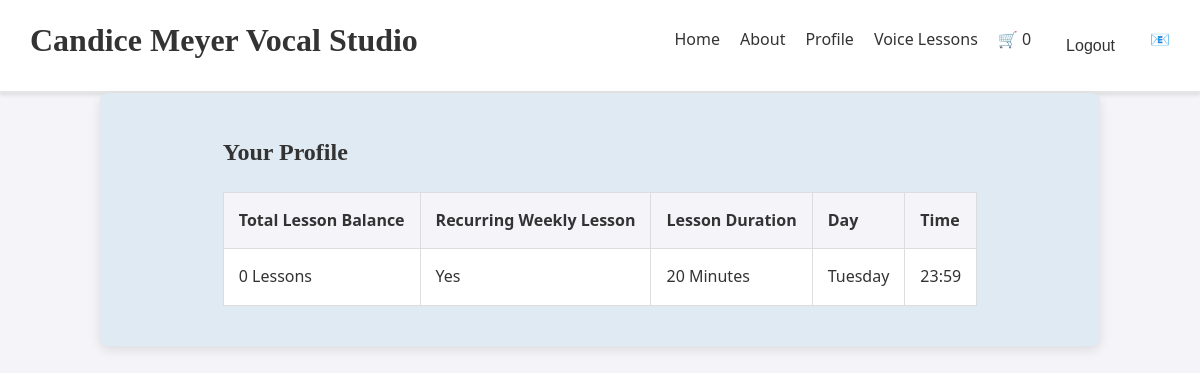
The app's page /profile/ (signed in), older data.
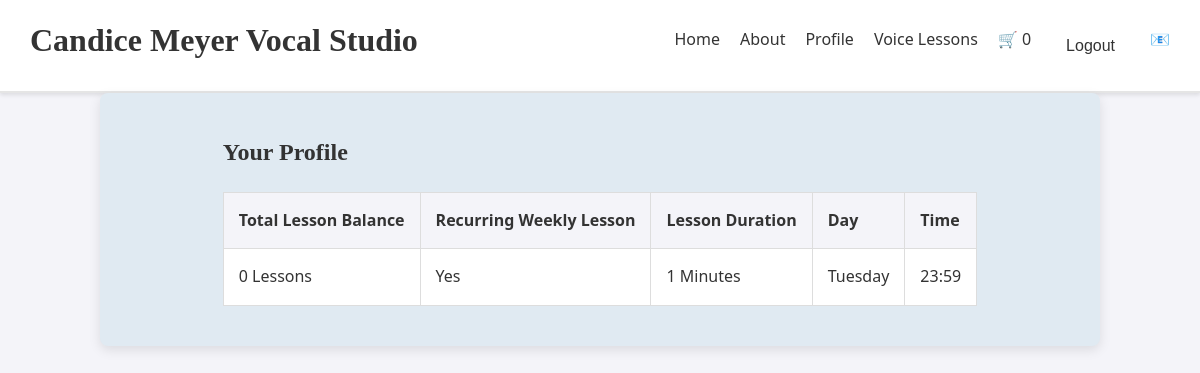
The same page, newer data.
### lessons/models.py (models this page shows, shortened)
class StudentProfile(models.Model):
    user = models.OneToOneField(User, on_delete=models.CASCADE, related_name="student_profile")
    lessons_purchased = models.IntegerField(default=0)
    lesson_duration = models.CharField(
        max_length=20,
        choices=[
            ('20', '20 minutes'),
            ('30', '30 minutes'),
            ('45', '45 minutes'),
            ('60', '60 minutes'),
            ('0', '0 minutes'),
            ('1', '1 minute')
        ],
        default='30'
    )
    day_of_week = models.CharField(
        max_length=20,
        choices=[
            ('0', 'Monday'),
            ('1', 'Tuesday'),
            ('2', 'Wednesday'),
            ('3', 'Thursday'),
            ('4', 'Friday')
        ],
        default='0'
    )
    time = models.TimeField(default="09:00")
    lesson_history = models.JSONField(default=list, blank=True, null=True)

### lessons/views.py (the view)
# urls.py: path('profile/', login_required(views.profile), name='profile'),  # User profile page
@login_required
def profile(request):
    student_profile = StudentProfile.objects.get(user=request.user)
    lessons_purchased = student_profile.lessons_purchased  # Total lessons purchased
    return render(request, 'lessons/profile.html', {
        'lessons_purchased': lessons_purchased,
        'student_profile': student_profile
    })

### lessons/templates/lessons/profile.html (shortened to what this page needs)
{% extends 'lessons/base.html' %}
{% block content %}
<h2>Your Profile</h2>
{% load custom_filters %}
<table>
    <thead>
        <tr>
            <th>Total Lesson Balance</th>
            <th>Recurring Weekly Lesson</th>
            <th>Lesson Duration</th>
            <th>Day</th>
            <th>Time</th>
        </tr>
    </thead>
    <tbody>
        <tr>
            <td>{{ lessons_purchased }} Lessons</td>
            {% if student_profile.day_of_week %}
                <td>
                    <p>Yes</p>
                </td>
                <td>
                    {{ student_profile.lesson_duration }} Minutes
                </td>
                <td>
                    {{ student_profile.get_day_of_week_display }}
                </td>
                <td>
                    {{ student_profile.time|date:"H:i" }}
                </td>
                {% endif %}
        </tr>
    </tbody>
</table>
{% endblock %}

Row changes from the older to the newer data that the page shows:
changed StudentProfile "Tuesday": lesson_duration "20" → "1"
